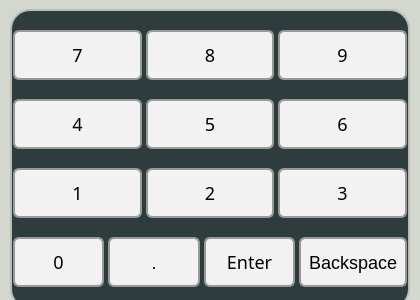
<?xml version="1.0" encoding="UTF-8"?>
<ui version="4.0">
 <class>NumKeyboard</class>
 <widget class="QWidget" name="NumKeyboard">
  <property name="windowModality">
   <enum>Qt::NonModal</enum>
  </property>
  <property name="geometry">
   <rect>
    <x>0</x>
    <y>0</y>
    <width>420</width>
    <height>300</height>
   </rect>
  </property>
  <property name="sizePolicy">
   <sizepolicy hsizetype="Expanding" vsizetype="Preferred">
    <horstretch>0</horstretch>
    <verstretch>0</verstretch>
   </sizepolicy>
  </property>
  <property name="minimumSize">
   <size>
    <width>420</width>
    <height>300</height>
   </size>
  </property>
  <property name="maximumSize">
   <size>
    <width>420</width>
    <height>300</height>
   </size>
  </property>
  <property name="windowTitle">
   <string>Form</string>
  </property>
  <property name="styleSheet">
   <string notr="true">background-color: rgb(211, 215, 207);</string>
  </property>
  <widget class="QFrame" name="verticalFrame">
   <property name="geometry">
    <rect>
     <x>10</x>
     <y>9</y>
     <width>400</width>
     <height>300</height>
    </rect>
   </property>
   <property name="styleSheet">
    <string notr="true">border: 2px solid #000000;
color: rgb(255, 255, 255);
background-color: rgb(47, 60, 61);
border-color: rgb(186, 189, 182);
border-radius: 20px;</string>
   </property>
   <layout class="QVBoxLayout" name="verticalLayout">
    <property name="spacing">
     <number>0</number>
    </property>
    <property name="leftMargin">
     <number>1</number>
    </property>
    <property name="topMargin">
     <number>0</number>
    </property>
    <property name="rightMargin">
     <number>1</number>
    </property>
    <property name="bottomMargin">
     <number>0</number>
    </property>
    <item>
     <layout class="QHBoxLayout" name="horizontalLayout_2">
      <property name="spacing">
       <number>4</number>
      </property>
      <item>
       <widget class="QPushButton" name="n_7">
        <property name="minimumSize">
         <size>
          <width>0</width>
          <height>50</height>
         </size>
        </property>
        <property name="font">
         <font>
          <family>Gilroy</family>
          <pointsize>-1</pointsize>
         </font>
        </property>
        <property name="focusPolicy">
         <enum>Qt::NoFocus</enum>
        </property>
        <property name="styleSheet">
         <string notr="true">QPushButton {
	color: rgb(0, 0, 0);
    background-color: #f2f2f2;
    border: 2px solid #999;
    border-radius: 6px;
    padding: 8px;
    font-size: 18px;
}

QPushButton:pressed {
    background-color: #ccc;
    border: 2px inset #666;
}</string>
        </property>
        <property name="text">
         <string>7</string>
        </property>
        <property name="flat">
         <bool>true</bool>
        </property>
       </widget>
      </item>
      <item>
       <widget class="QPushButton" name="n_8">
        <property name="minimumSize">
         <size>
          <width>0</width>
          <height>50</height>
         </size>
        </property>
        <property name="font">
         <font>
          <family>Gilroy</family>
          <pointsize>-1</pointsize>
         </font>
        </property>
        <property name="focusPolicy">
         <enum>Qt::NoFocus</enum>
        </property>
        <property name="styleSheet">
         <string notr="true">QPushButton {
	color: rgb(0, 0, 0);
    background-color: #f2f2f2;
    border: 2px solid #999;
    border-radius: 6px;
    padding: 8px;
    font-size: 18px;
}

QPushButton:pressed {
    background-color: #ccc;
    border: 2px inset #666;
}</string>
        </property>
        <property name="text">
         <string>8</string>
        </property>
        <property name="flat">
         <bool>true</bool>
        </property>
       </widget>
      </item>
      <item>
       <widget class="QPushButton" name="n_9">
        <property name="minimumSize">
         <size>
          <width>0</width>
          <height>50</height>
         </size>
        </property>
        <property name="font">
         <font>
          <family>Gilroy</family>
          <pointsize>-1</pointsize>
         </font>
        </property>
        <property name="focusPolicy">
         <enum>Qt::NoFocus</enum>
        </property>
        <property name="styleSheet">
         <string notr="true">QPushButton {
	color: rgb(0, 0, 0);
    background-color: #f2f2f2;
    border: 2px solid #999;
    border-radius: 6px;
    padding: 8px;
    font-size: 18px;
}

QPushButton:pressed {
    background-color: #ccc;
    border: 2px inset #666;
}</string>
        </property>
        <property name="text">
         <string>9</string>
        </property>
        <property name="flat">
         <bool>true</bool>
        </property>
       </widget>
      </item>
     </layout>
    </item>
    <item>
     <layout class="QHBoxLayout" name="horizontalLayout">
      <property name="spacing">
       <number>4</number>
      </property>
      <item>
       <widget class="QPushButton" name="n_4">
        <property name="minimumSize">
         <size>
          <width>0</width>
          <height>50</height>
         </size>
        </property>
        <property name="font">
         <font>
          <family>Gilroy</family>
          <pointsize>-1</pointsize>
         </font>
        </property>
        <property name="focusPolicy">
         <enum>Qt::NoFocus</enum>
        </property>
        <property name="styleSheet">
         <string notr="true">QPushButton {
	color: rgb(0, 0, 0);
    background-color: #f2f2f2;
    border: 2px solid #999;
    border-radius: 6px;
    padding: 8px;
    font-size: 18px;
}

QPushButton:pressed {
    background-color: #ccc;
    border: 2px inset #666;
}</string>
        </property>
        <property name="text">
         <string>4</string>
        </property>
        <property name="flat">
         <bool>true</bool>
        </property>
       </widget>
      </item>
      <item>
       <widget class="QPushButton" name="n_5">
        <property name="minimumSize">
         <size>
          <width>0</width>
          <height>50</height>
         </size>
        </property>
        <property name="font">
         <font>
          <family>Gilroy</family>
          <pointsize>-1</pointsize>
         </font>
        </property>
        <property name="focusPolicy">
         <enum>Qt::NoFocus</enum>
        </property>
        <property name="styleSheet">
         <string notr="true">QPushButton {
	color: rgb(0, 0, 0);
    background-color: #f2f2f2;
    border: 2px solid #999;
    border-radius: 6px;
    padding: 8px;
    font-size: 18px;
}

QPushButton:pressed {
    background-color: #ccc;
    border: 2px inset #666;
}</string>
        </property>
        <property name="text">
         <string>5</string>
        </property>
        <property name="flat">
         <bool>true</bool>
        </property>
       </widget>
      </item>
      <item>
       <widget class="QPushButton" name="n_6">
        <property name="minimumSize">
         <size>
          <width>0</width>
          <height>50</height>
         </size>
        </property>
        <property name="font">
         <font>
          <family>Gilroy</family>
          <pointsize>-1</pointsize>
         </font>
        </property>
        <property name="focusPolicy">
         <enum>Qt::NoFocus</enum>
        </property>
        <property name="styleSheet">
         <string notr="true">QPushButton {
	color: rgb(0, 0, 0);
    background-color: #f2f2f2;
    border: 2px solid #999;
    border-radius: 6px;
    padding: 8px;
    font-size: 18px;
}

QPushButton:pressed {
    background-color: #ccc;
    border: 2px inset #666;
}</string>
        </property>
        <property name="text">
         <string>6</string>
        </property>
        <property name="flat">
         <bool>true</bool>
        </property>
       </widget>
      </item>
     </layout>
    </item>
    <item>
     <layout class="QHBoxLayout" name="horizontalLayout_3">
      <property name="spacing">
       <number>4</number>
      </property>
      <item>
       <widget class="QPushButton" name="n_1">
        <property name="minimumSize">
         <size>
          <width>0</width>
          <height>50</height>
         </size>
        </property>
        <property name="font">
         <font>
          <family>Gilroy</family>
          <pointsize>-1</pointsize>
         </font>
        </property>
        <property name="focusPolicy">
         <enum>Qt::NoFocus</enum>
        </property>
        <property name="styleSheet">
         <string notr="true">QPushButton {
	color: rgb(0, 0, 0);
    background-color: #f2f2f2;
    border: 2px solid #999;
    border-radius: 6px;
    padding: 8px;
    font-size: 18px;
}

QPushButton:pressed {
    background-color: #ccc;
    border: 2px inset #666;
}</string>
        </property>
        <property name="text">
         <string>1</string>
        </property>
        <property name="flat">
         <bool>true</bool>
        </property>
       </widget>
      </item>
      <item>
       <widget class="QPushButton" name="n_2">
        <property name="minimumSize">
         <size>
          <width>0</width>
          <height>50</height>
         </size>
        </property>
        <property name="font">
         <font>
          <family>Gilroy</family>
          <pointsize>-1</pointsize>
         </font>
        </property>
        <property name="focusPolicy">
         <enum>Qt::NoFocus</enum>
        </property>
        <property name="styleSheet">
         <string notr="true">QPushButton {
	color: rgb(0, 0, 0);
    background-color: #f2f2f2;
    border: 2px solid #999;
    border-radius: 6px;
    padding: 8px;
    font-size: 18px;
}

QPushButton:pressed {
    background-color: #ccc;
    border: 2px inset #666;
}</string>
        </property>
        <property name="text">
         <string>2</string>
        </property>
        <property name="flat">
         <bool>true</bool>
        </property>
       </widget>
      </item>
      <item>
       <widget class="QPushButton" name="n_3">
        <property name="minimumSize">
         <size>
          <width>0</width>
          <height>50</height>
         </size>
        </property>
        <property name="font">
         <font>
          <family>Gilroy</family>
          <pointsize>-1</pointsize>
         </font>
        </property>
        <property name="focusPolicy">
         <enum>Qt::NoFocus</enum>
        </property>
        <property name="styleSheet">
         <string notr="true">QPushButton {
	color: rgb(0, 0, 0);
    background-color: #f2f2f2;
    border: 2px solid #999;
    border-radius: 6px;
    padding: 8px;
    font-size: 18px;
}

QPushButton:pressed {
    background-color: #ccc;
    border: 2px inset #666;
}</string>
        </property>
        <property name="text">
         <string>3</string>
        </property>
        <property name="flat">
         <bool>true</bool>
        </property>
       </widget>
      </item>
     </layout>
    </item>
    <item>
     <layout class="QHBoxLayout" name="horizontalLayout_4">
      <property name="spacing">
       <number>4</number>
      </property>
      <item>
       <widget class="QPushButton" name="n_">
        <property name="minimumSize">
         <size>
          <width>0</width>
          <height>50</height>
         </size>
        </property>
        <property name="font">
         <font>
          <family>Gilroy</family>
          <pointsize>-1</pointsize>
         </font>
        </property>
        <property name="focusPolicy">
         <enum>Qt::NoFocus</enum>
        </property>
        <property name="styleSheet">
         <string notr="true">QPushButton {
	color: rgb(0, 0, 0);
    background-color: #f2f2f2;
    border: 2px solid #999;
    border-radius: 6px;
    padding: 8px;
    font-size: 18px;
}

QPushButton:pressed {
    background-color: #ccc;
    border: 2px inset #666;
}</string>
        </property>
        <property name="text">
         <string>0</string>
        </property>
        <property name="flat">
         <bool>true</bool>
        </property>
       </widget>
      </item>
      <item>
       <widget class="QPushButton" name="n_dot">
        <property name="minimumSize">
         <size>
          <width>0</width>
          <height>50</height>
         </size>
        </property>
        <property name="focusPolicy">
         <enum>Qt::NoFocus</enum>
        </property>
        <property name="styleSheet">
         <string notr="true">QPushButton {
	color: rgb(0, 0, 0);
    background-color: #f2f2f2;
    border: 2px solid #999;
    border-radius: 6px;
    padding: 8px;
    font-size: 18px;
}

QPushButton:pressed {
    background-color: #ccc;
    border: 2px inset #666;
}</string>
        </property>
        <property name="text">
         <string>.</string>
        </property>
       </widget>
      </item>
      <item>
       <widget class="QPushButton" name="enter">
        <property name="sizePolicy">
         <sizepolicy hsizetype="Minimum" vsizetype="Fixed">
          <horstretch>0</horstretch>
          <verstretch>0</verstretch>
         </sizepolicy>
        </property>
        <property name="minimumSize">
         <size>
          <width>0</width>
          <height>50</height>
         </size>
        </property>
        <property name="font">
         <font>
          <family>Gilroy</family>
          <pointsize>-1</pointsize>
         </font>
        </property>
        <property name="focusPolicy">
         <enum>Qt::NoFocus</enum>
        </property>
        <property name="styleSheet">
         <string notr="true">QPushButton {
	color: rgb(0, 0, 0);
    background-color: #f2f2f2;
    border: 2px solid #999;
    border-radius: 6px;
    padding: 8px;
    font-size: 18px;
}

QPushButton:pressed {
    background-color: #ccc;
    border: 2px inset #666;
}</string>
        </property>
        <property name="text">
         <string>Enter</string>
        </property>
        <property name="flat">
         <bool>true</bool>
        </property>
       </widget>
      </item>
      <item>
       <widget class="QPushButton" name="back">
        <property name="minimumSize">
         <size>
          <width>0</width>
          <height>50</height>
         </size>
        </property>
        <property name="focusPolicy">
         <enum>Qt::NoFocus</enum>
        </property>
        <property name="styleSheet">
         <string notr="true">QPushButton {
	color: rgb(0, 0, 0);
    background-color: #f2f2f2;
    border: 2px solid #999;
    border-radius: 6px;
    padding: 8px;
    font-size: 18px;
}

QPushButton:pressed {
    background-color: #ccc;
    border: 2px inset #666;
}</string>
        </property>
        <property name="text">
         <string>Backspace</string>
        </property>
       </widget>
      </item>
     </layout>
    </item>
   </layout>
  </widget>
 </widget>
 <resources/>
 <connections/>
</ui>
